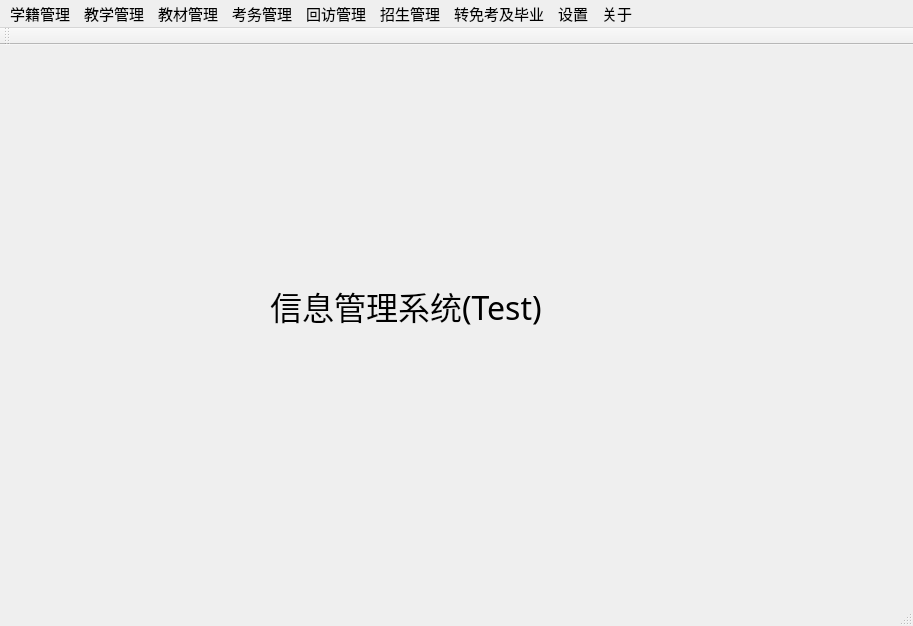
<?xml version="1.0" encoding="UTF-8"?>
<ui version="4.0">
 <class>MainWindow</class>
 <widget class="QMainWindow" name="MainWindow">
  <property name="geometry">
   <rect>
    <x>0</x>
    <y>0</y>
    <width>913</width>
    <height>626</height>
   </rect>
  </property>
  <property name="windowTitle">
   <string>MainWindow</string>
  </property>
  <widget class="QWidget" name="centralWidget">
   <widget class="QLabel" name="label">
    <property name="geometry">
     <rect>
      <x>270</x>
      <y>170</y>
      <width>391</width>
      <height>181</height>
     </rect>
    </property>
    <property name="font">
     <font>
      <family>幼圆</family>
      <pointsize>24</pointsize>
      <weight>50</weight>
      <italic>false</italic>
      <bold>false</bold>
      <underline>false</underline>
      <strikeout>false</strikeout>
     </font>
    </property>
    <property name="text">
     <string>信息管理系统(Test)</string>
    </property>
   </widget>
  </widget>
  <widget class="QMenuBar" name="menuBar">
   <property name="geometry">
    <rect>
     <x>0</x>
     <y>0</y>
     <width>913</width>
     <height>30</height>
    </rect>
   </property>
   <property name="font">
    <font>
     <pointsize>11</pointsize>
    </font>
   </property>
   <widget class="QMenu" name="menu_student_manage">
    <property name="font">
     <font>
      <pointsize>12</pointsize>
     </font>
    </property>
    <property name="title">
     <string>学籍管理</string>
    </property>
    <addaction name="action_student_info_process"/>
    <addaction name="action_menbership_process"/>
    <addaction name="action_teacher_student_count"/>
    <addaction name="action_payer_count"/>
    <addaction name="action_student_info_change_query"/>
    <addaction name="action_grade_import"/>
    <addaction name="action_grade_count"/>
    <addaction name="action_grade_tables"/>
   </widget>
   <widget class="QMenu" name="menu_teach_manage">
    <property name="title">
     <string>教学管理</string>
    </property>
    <addaction name="action_teacher_info"/>
    <addaction name="action_class_manage"/>
    <addaction name="action_class_pkg_manage"/>
    <addaction name="actiond_curriculum_manage"/>
    <addaction name="action_curriculum_query"/>
   </widget>
   <widget class="QMenu" name="menu">
    <property name="title">
     <string>考务管理</string>
    </property>
    <addaction name="actiona"/>
    <addaction name="actionb"/>
    <addaction name="actionc"/>
    <addaction name="actiond_4"/>
    <addaction name="actionr"/>
    <addaction name="actionf"/>
    <addaction name="actiong"/>
    <addaction name="actionh"/>
   </widget>
   <widget class="QMenu" name="menu_2">
    <property name="title">
     <string>回访管理</string>
    </property>
    <addaction name="actionhuifangjilu"/>
    <addaction name="actiond_5"/>
    <addaction name="actionad"/>
   </widget>
   <widget class="QMenu" name="menu_3">
    <property name="title">
     <string>招生管理</string>
    </property>
   </widget>
   <widget class="QMenu" name="menu_book_manage">
    <property name="title">
     <string>教材管理</string>
    </property>
    <widget class="QMenu" name="menu_4">
     <property name="title">
      <string>教材发放</string>
     </property>
     <addaction name="action1"/>
     <addaction name="action2"/>
     <addaction name="action3"/>
     <addaction name="action4"/>
    </widget>
    <widget class="QMenu" name="menu_8">
     <property name="title">
      <string>教材采购</string>
     </property>
     <addaction name="action1_2"/>
     <addaction name="action2_2"/>
    </widget>
    <addaction name="menu_4"/>
    <addaction name="menu_8"/>
    <addaction name="action_inventory_manage"/>
    <addaction name="action_book_sell"/>
    <addaction name="action_book_info"/>
    <addaction name="action_express_fee_manage"/>
   </widget>
   <widget class="QMenu" name="menu_5">
    <property name="title">
     <string>转免考及毕业</string>
    </property>
   </widget>
   <widget class="QMenu" name="menu_6">
    <property name="title">
     <string>设置</string>
    </property>
   </widget>
   <widget class="QMenu" name="menu_7">
    <property name="title">
     <string>关于</string>
    </property>
   </widget>
   <addaction name="menu_student_manage"/>
   <addaction name="menu_teach_manage"/>
   <addaction name="menu_book_manage"/>
   <addaction name="menu"/>
   <addaction name="menu_2"/>
   <addaction name="menu_3"/>
   <addaction name="menu_5"/>
   <addaction name="menu_6"/>
   <addaction name="menu_7"/>
  </widget>
  <widget class="QToolBar" name="mainToolBar">
   <attribute name="toolBarArea">
    <enum>TopToolBarArea</enum>
   </attribute>
   <attribute name="toolBarBreak">
    <bool>false</bool>
   </attribute>
  </widget>
  <widget class="QStatusBar" name="statusBar"/>
  <action name="action_student_info_process">
   <property name="enabled">
    <bool>true</bool>
   </property>
   <property name="text">
    <string>学籍处理</string>
   </property>
   <property name="font">
    <font>
     <pointsize>12</pointsize>
    </font>
   </property>
  </action>
  <action name="action_menbership_process">
   <property name="text">
    <string>在籍处理</string>
   </property>
  </action>
  <action name="action_teacher_student_count">
   <property name="text">
    <string>班主任带班统计</string>
   </property>
  </action>
  <action name="action_payer_count">
   <property name="text">
    <string>统计缴费人数</string>
   </property>
  </action>
  <action name="action_student_info_change_query">
   <property name="text">
    <string>学籍变更查询</string>
   </property>
  </action>
  <action name="action_teacher_info">
   <property name="text">
    <string>教师基本信息</string>
   </property>
  </action>
  <action name="action_class_manage">
   <property name="text">
    <string>教室管理</string>
   </property>
  </action>
  <action name="action_class_pkg_manage">
   <property name="text">
    <string>班级包管理</string>
   </property>
  </action>
  <action name="actiond_curriculum_manage">
   <property name="text">
    <string>课表管理</string>
   </property>
  </action>
  <action name="actiona">
   <property name="text">
    <string>报考单录入</string>
   </property>
  </action>
  <action name="actionb">
   <property name="text">
    <string>报考单变更</string>
   </property>
  </action>
  <action name="actionc">
   <property name="text">
    <string>网上报考单</string>
   </property>
  </action>
  <action name="actiond_4">
   <property name="text">
    <string>导入报考科目</string>
   </property>
  </action>
  <action name="actionr">
   <property name="text">
    <string>生成报考记录</string>
   </property>
  </action>
  <action name="actionf">
   <property name="text">
    <string>f</string>
   </property>
  </action>
  <action name="actiong">
   <property name="text">
    <string>g</string>
   </property>
  </action>
  <action name="actionh">
   <property name="text">
    <string>h</string>
   </property>
  </action>
  <action name="actionhuifangjilu">
   <property name="text">
    <string>回访记录汇总</string>
   </property>
  </action>
  <action name="actiond_5">
   <property name="text">
    <string>回访结果统计</string>
   </property>
  </action>
  <action name="actionad">
   <property name="text">
    <string>回访批次管理</string>
   </property>
  </action>
  <action name="action_grade_import">
   <property name="text">
    <string>成绩导入</string>
   </property>
  </action>
  <action name="action_grade_count">
   <property name="text">
    <string>成绩统计</string>
   </property>
  </action>
  <action name="action_grade_tables">
   <property name="text">
    <string>成绩总表</string>
   </property>
  </action>
  <action name="action_curriculum_query">
   <property name="text">
    <string>课表查询</string>
   </property>
  </action>
  <action name="action_inventory_manage">
   <property name="text">
    <string>库存管理</string>
   </property>
  </action>
  <action name="action_book_sell">
   <property name="text">
    <string>教材销售</string>
   </property>
  </action>
  <action name="action_book_info">
   <property name="text">
    <string>基本资料</string>
   </property>
  </action>
  <action name="action_express_fee_manage">
   <property name="text">
    <string>教材快递费管理</string>
   </property>
  </action>
  <action name="action1">
   <property name="text">
    <string>教材发放</string>
   </property>
  </action>
  <action name="action2">
   <property name="text">
    <string>批量教材发放</string>
   </property>
  </action>
  <action name="action3">
   <property name="text">
    <string>记录查询</string>
   </property>
  </action>
  <action name="action4">
   <property name="text">
    <string>教材结算</string>
   </property>
  </action>
  <action name="action1_2">
   <property name="text">
    <string>1</string>
   </property>
  </action>
  <action name="action2_2">
   <property name="text">
    <string>2</string>
   </property>
  </action>
 </widget>
 <layoutdefault spacing="6" margin="11"/>
 <resources/>
 <connections/>
</ui>
